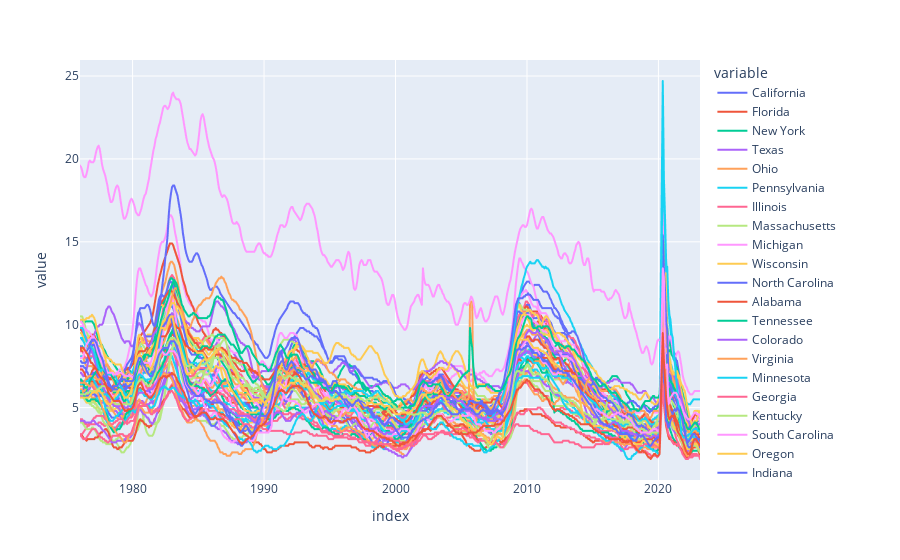

The code cell stored with this chart in its notebook:
### Code cell
px.line(uemp_states)

### Figure 1 — Plotly figure (JSON) as saved in the notebook; plotly's stock layout.template omitted (floating-point values rounded to 4 significant figures; data arrays with more than 128 entries replaced by an {"elided": "..."} marker saying what was removed)
{"data": [{"hovertemplate": "variable=California<br>index=%{x}<br>value=%{y}<extra></extra>", "legendgroup": "California", "line": {"color": "#636efa", "dash": "solid"}, "marker": {"symbol": "circle"}, "mode": "lines", "name": "California", "showlegend": true, "type": "scattergl", "x": {"elided": "565 str values"}, "xaxis": "x", "y": {"elided": "565 float values"}, "yaxis": "y"}, {"hovertemplate": "variable=Florida<br>index=%{x}<br>value=%{y}<extra></extra>", "legendgroup": "Florida", "line": {"color": "#EF553B", "dash": "solid"}, "marker": {"symbol": "circle"}, "mode": "lines", "name": "Florida", "showlegend": true, "type": "scattergl", "x": {"elided": "565 str values"}, "xaxis": "x", "y": {"elided": "565 float values"}, "yaxis": "y"}, {"hovertemplate": "variable=New York<br>index=%{x}<br>value=%{y}<extra></extra>", "legendgroup": "New York", "line": {"color": "#00cc96", "dash": "solid"}, "marker": {"symbol": "circle"}, "mode": "lines", "name": "New York", "showlegend": true, "type": "scattergl", "x": {"elided": "565 str values"}, "xaxis": "x", "y": {"elided": "565 float values"}, "yaxis": "y"}, {"hovertemplate": "variable=Texas<br>index=%{x}<br>value=%{y}<extra></extra>", "legendgroup": "Texas", "line": {"color": "#ab63fa", "dash": "solid"}, "marker": {"symbol": "circle"}, "mode": "lines", "name": "Texas", "showlegend": true, "type": "scattergl", "x": {"elided": "565 str values"}, "xaxis": "x", "y": {"elided": "565 float values"}, "yaxis": "y"}, {"hovertemplate": "variable=Ohio<br>index=%{x}<br>value=%{y}<extra></extra>", "legendgroup": "Ohio", "line": {"color": "#FFA15A", "dash": "solid"}, "marker": {"symbol": "circle"}, "mode": "lines", "name": "Ohio", "showlegend": true, "type": "scattergl", "x": {"elided": "565 str values"}, "xaxis": "x", "y": {"elided": "565 float values"}, "yaxis": "y"}, {"hovertemplate": "variable=Pennsylvania<br>index=%{x}<br>value=%{y}<extra></extra>", "legendgroup": "Pennsylvania", "line": {"color": "#19d3f3", "dash": "solid"}, "marker": {"symbol": "circle"}, "mode": "lines", "name": "Pennsylvania", "showlegend": true, "type": "scattergl", "x": {"elided": "565 str values"}, "xaxis": "x", "y": {"elided": "565 float values"}, "yaxis": "y"}, {"hovertemplate": "variable=Illinois<br>index=%{x}<br>value=%{y}<extra></extra>", "legendgroup": "Illinois", "line": {"color": "#FF6692", "dash": "solid"}, "marker": {"symbol": "circle"}, "mode": "lines", "name": "Illinois", "showlegend": true, "type": "scattergl", "x": {"elided": "565 str values"}, "xaxis": "x", "y": {"elided": "565 float values"}, "yaxis": "y"}, {"hovertemplate": "variable=Massachusetts<br>index=%{x}<br>value=%{y}<extra></extra>", "legendgroup": "Massachusetts", "line": {"color": "#B6E880", "dash": "solid"}, "marker": {"symbol": "circle"}, "mode": "lines", "name": "Massachusetts", "showlegend": true, "type": "scattergl", "x": {"elided": "565 str values"}, "xaxis": "x", "y": {"elided": "565 float values"}, "yaxis": "y"}, {"hovertemplate": "variable=Michigan<br>index=%{x}<br>value=%{y}<extra></extra>", "legendgroup": "Michigan", "line": {"color": "#FF97FF", "dash": "solid"}, "marker": {"symbol": "circle"}, "mode": "lines", "name": "Michigan", "showlegend": true, "type": "scattergl", "x": {"elided": "565 str values"}, "xaxis": "x", "y": {"elided": "565 float values"}, "yaxis": "y"}, {"hovertemplate": "variable=Wisconsin<br>index=%{x}<br>value=%{y}<extra></extra>", "legendgroup": "Wisconsin", "line": {"color": "#FECB52", "dash": "solid"}, "marker": {"symbol": "circle"}, "mode": "lines", "name": "Wisconsin", "showlegend": true, "type": "scattergl", "x": {"elided": "565 str values"}, "xaxis": "x", "y": {"elided": "565 float values"}, "yaxis": "y"}, {"hovertemplate": "variable=North Carolina<br>index=%{x}<br>value=%{y}<extra></extra>", "legendgroup": "North Carolina", "line": {"color": "#636efa", "dash": "solid"}, "marker": {"symbol": "circle"}, "mode": "lines", "name": "North Carolina", "showlegend": true, "type": "scattergl", "x": {"elided": "565 str values"}, "xaxis": "x", "y": {"elided": "565 float values"}, "yaxis": "y"}, {"hovertemplate": "variable=Alabama<br>index=%{x}<br>value=%{y}<extra></extra>", "legendgroup": "Alabama", "line": {"color": "#EF553B", "dash": "solid"}, "marker": {"symbol": "circle"}, "mode": "lines", "name": "Alabama", "showlegend": true, "type": "scattergl", "x": {"elided": "565 str values"}, "xaxis": "x", "y": {"elided": "565 float values"}, "yaxis": "y"}, {"hovertemplate": "variable=Tennessee<br>index=%{x}<br>value=%{y}<extra></extra>", "legendgroup": "Tennessee", "line": {"color": "#00cc96", "dash": "solid"}, "marker": {"symbol": "circle"}, "mode": "lines", "name": "Tennessee", "showlegend": true, "type": "scattergl", "x": {"elided": "565 str values"}, "xaxis": "x", "y": {"elided": "565 float values"}, "yaxis": "y"}, {"hovertemplate": "variable=Colorado<br>index=%{x}<br>value=%{y}<extra></extra>", "legendgroup": "Colorado", "line": {"color": "#ab63fa", "dash": "solid"}, "marker": {"symbol": "circle"}, "mode": "lines", "name": "Colorado", "showlegend": true, "type": "scattergl", "x": {"elided": "565 str values"}, "xaxis": "x", "y": {"elided": "565 float values"}, "yaxis": "y"}, {"hovertemplate": "variable=Virginia<br>index=%{x}<br>value=%{y}<extra></extra>", "legendgroup": "Virginia", "line": {"color": "#FFA15A", "dash": "solid"}, "marker": {"symbol": "circle"}, "mode": "lines", "name": "Virginia", "showlegend": true, "type": "scattergl", "x": {"elided": "565 str values"}, "xaxis": "x", "y": {"elided": "565 float values"}, "yaxis": "y"}, {"hovertemplate": "variable=Minnesota<br>index=%{x}<br>value=%{y}<extra></extra>", "legendgroup": "Minnesota", "line": {"color": "#19d3f3", "dash": "solid"}, "marker": {"symbol": "circle"}, "mode": "lines", "name": "Minnesota", "showlegend": true, "type": "scattergl", "x": {"elided": "565 str values"}, "xaxis": "x", "y": {"elided": "565 float values"}, "yaxis": "y"}, {"hovertemplate": "variable=Georgia<br>index=%{x}<br>value=%{y}<extra></extra>", "legendgroup": "Georgia", "line": {"color": "#FF6692", "dash": "solid"}, "marker": {"symbol": "circle"}, "mode": "lines", "name": "Georgia", "showlegend": true, "type": "scattergl", "x": {"elided": "565 str values"}, "xaxis": "x", "y": {"elided": "565 float values"}, "yaxis": "y"}, {"hovertemplate": "variable=Kentucky<br>index=%{x}<br>value=%{y}<extra></extra>", "legendgroup": "Kentucky", "line": {"color": "#B6E880", "dash": "solid"}, "marker": {"symbol": "circle"}, "mode": "lines", "name": "Kentucky", "showlegend": true, "type": "scattergl", "x": {"elided": "565 str values"}, "xaxis": "x", "y": {"elided": "565 float values"}, "yaxis": "y"}, {"hovertemplate": "variable=South Carolina<br>index=%{x}<br>value=%{y}<extra></extra>", "legendgroup": "South Carolina", "line": {"color": "#FF97FF", "dash": "solid"}, "marker": {"symbol": "circle"}, "mode": "lines", "name": "South Carolina", "showlegend": true, "type": "scattergl", "x": {"elided": "565 str values"}, "xaxis": "x", "y": {"elided": "565 float values"}, "yaxis": "y"}, {"hovertemplate": "variable=Oregon<br>index=%{x}<br>value=%{y}<extra></extra>", "legendgroup": "Oregon", "line": {"color": "#FECB52", "dash": "solid"}, "marker": {"symbol": "circle"}, "mode": "lines", "name": "Oregon", "showlegend": true, "type": "scattergl", "x": {"elided": "565 str values"}, "xaxis": "x", "y": {"elided": "565 float values"}, "yaxis": "y"}, {"hovertemplate": "variable=Indiana<br>index=%{x}<br>value=%{y}<extra></extra>", "legendgroup": "Indiana", "line": {"color": "#636efa", "dash": "solid"}, "marker": {"symbol": "circle"}, "mode": "lines", "name": "Indiana", "showlegend": true, "type": "scattergl", "x": {"elided": "565 str values"}, "xaxis": "x", "y": {"elided": "565 float values"}, "yaxis": "y"}, {"hovertemplate": "variable=Washington<br>index=%{x}<br>value=%{y}<extra></extra>", "legendgroup": "Washington", "line": {"color": "#EF553B", "dash": "solid"}, "marker": {"symbol": "circle"}, "mode": "lines", "name": "Washington", "showlegend": true, "type": "scattergl", "x": {"elided": "565 str values"}, "xaxis": "x", "y": {"elided": "565 float values"}, "yaxis": "y"}, {"hovertemplate": "variable=New Mexico<br>index=%{x}<br>value=%{y}<extra></extra>", "legendgroup": "New Mexico", "line": {"color": "#00cc96", "dash": "solid"}, "marker": {"symbol": "circle"}, "mode": "lines", "name": "New Mexico", "showlegend": true, "type": "scattergl", "x": {"elided": "565 str values"}, "xaxis": "x", "y": {"elided": "565 float values"}, "yaxis": "y"}, {"hovertemplate": "variable=Alaska<br>index=%{x}<br>value=%{y}<extra></extra>", "legendgroup": "Alaska", "line": {"color": "#ab63fa", "dash": "solid"}, "marker": {"symbol": "circle"}, "mode": "lines", "name": "Alaska", "showlegend": true, "type": "scattergl", "x": {"elided": "565 str values"}, "xaxis": "x", "y": {"elided": "565 float values"}, "yaxis": "y"}, {"hovertemplate": "variable=Missouri<br>index=%{x}<br>value=%{y}<extra></extra>", "legendgroup": "Missouri", "line": {"color": "#FFA15A", "dash": "solid"}, "marker": {"symbol": "circle"}, "mode": "lines", "name": "Missouri", "showlegend": true, "type": "scattergl", "x": {"elided": "565 str values"}, "xaxis": "x", "y": {"elided": "565 float values"}, "yaxis": "y"}, {"hovertemplate": "variable=Nevada<br>index=%{x}<br>value=%{y}<extra></extra>", "legendgroup": "Nevada", "line": {"color": "#19d3f3", "dash": "solid"}, "marker": {"symbol": "circle"}, "mode": "lines", "name": "Nevada", "showlegend": true, "type": "scattergl", "x": {"elided": "565 str values"}, "xaxis": "x", "y": {"elided": "565 float values"}, "yaxis": "y"}, {"hovertemplate": "variable=Iowa<br>index=%{x}<br>value=%{y}<extra></extra>", "legendgroup": "Iowa", "line": {"color": "#FF6692", "dash": "solid"}, "marker": {"symbol": "circle"}, "mode": "lines", "name": "Iowa", "showlegend": true, "type": "scattergl", "x": {"elided": "565 str values"}, "xaxis": "x", "y": {"elided": "565 float values"}, "yaxis": "y"}, {"hovertemplate": "variable=Oklahoma<br>index=%{x}<br>value=%{y}<extra></extra>", "legendgroup": "Oklahoma", "line": {"color": "#B6E880", "dash": "solid"}, "marker": {"symbol": "circle"}, "mode": "lines", "name": "Oklahoma", "showlegend": true, "type": "scattergl", "x": {"elided": "565 str values"}, "xaxis": "x", "y": {"elided": "565 float values"}, "yaxis": "y"}, {"hovertemplate": "variable=Arizona<br>index=%{x}<br>value=%{y}<extra></extra>", "legendgroup": "Arizona", "line": {"color": "#FF97FF", "dash": "solid"}, "marker": {"symbol": "circle"}, "mode": "lines", "name": "Arizona", "showlegend": true, "type": "scattergl", "x": {"elided": "565 str values"}, "xaxis": "x", "y": {"elided": "565 float values"}, "yaxis": "y"}, {"hovertemplate": "variable=New Jersey<br>index=%{x}<br>value=%{y}<extra></extra>", "legendgroup": "New Jersey", "line": {"color": "#FECB52", "dash": "solid"}, "marker": {"symbol": "circle"}, "mode": "lines", "name": "New Jersey", "showlegend": true, "type": "scattergl", "x": {"elided": "565 str values"}, "xaxis": "x", "y": {"elided": "565 float values"}, "yaxis": "y"}, {"hovertemplate": "variable=West Virginia<br>index=%{x}<br>value=%{y}<extra></extra>", "legendgroup": "West Virginia", "line": {"color": "#636efa", "dash": "solid"}, "marker": {"symbol": "circle"}, "mode": "lines", "name": "West Virginia", "showlegend": true, "type": "scattergl", "x": {"elided": "565 str values"}, "xaxis": "x", "y": {"elided": "565 float values"}, "yaxis": "y"}, {"hovertemplate": "variable=Arkansas<br>index=%{x}<br>value=%{y}<extra></extra>", "legendgroup": "Arkansas", "line": {"color": "#EF553B", "dash": "solid"}, "marker": {"symbol": "circle"}, "mode": "lines", "name": "Arkansas", "showlegend": true, "type": "scattergl", "x": {"elided": "565 str values"}, "xaxis": "x", "y": {"elided": "565 float values"}, "yaxis": "y"}, {"hovertemplate": "variable=Utah<br>index=%{x}<br>value=%{y}<extra></extra>", "legendgroup": "Utah", "line": {"color": "#00cc96", "dash": "solid"}, "marker": {"symbol": "circle"}, "mode": "lines", "name": "Utah", "showlegend": true, "type": "scattergl", "x": {"elided": "565 str values"}, "xaxis": "x", "y": {"elided": "565 float values"}, "yaxis": "y"}, {"hovertemplate": "variable=Connecticut<br>index=%{x}<br>value=%{y}<extra></extra>", "legendgroup": "Connecticut", "line": {"color": "#ab63fa", "dash": "solid"}, "marker": {"symbol": "circle"}, "mode": "lines", "name": "Connecticut", "showlegend": true, "type": "scattergl", "x": {"elided": "565 str values"}, "xaxis": "x", "y": {"elided": "565 float values"}, "yaxis": "y"}, {"hovertemplate": "variable=Louisiana<br>index=%{x}<br>value=%{y}<extra></extra>", "legendgroup": "Louisiana", "line": {"color": "#FFA15A", "dash": "solid"}, "marker": {"symbol": "circle"}, "mode": "lines", "name": "Louisiana", "showlegend": true, "type": "scattergl", "x": {"elided": "565 str values"}, "xaxis": "x", "y": {"elided": "565 float values"}, "yaxis": "y"}, {"hovertemplate": "variable=Maryland<br>index=%{x}<br>value=%{y}<extra></extra>", "legendgroup": "Maryland", "line": {"color": "#19d3f3", "dash": "solid"}, "marker": {"symbol": "circle"}, "mode": "lines", "name": "Maryland", "showlegend": true, "type": "scattergl", "x": {"elided": "565 str values"}, "xaxis": "x", "y": {"elided": "565 float values"}, "yaxis": "y"}, {"hovertemplate": "variable=North Dakota<br>index=%{x}<br>value=%{y}<extra></extra>", "legendgroup": "North Dakota", "line": {"color": "#FF6692", "dash": "solid"}, "marker": {"symbol": "circle"}, "mode": "lines", "name": "North Dakota", "showlegend": true, "type": "scattergl", "x": {"elided": "565 str values"}, "xaxis": "x", "y": {"elided": "565 float values"}, "yaxis": "y"}, {"hovertemplate": "variable=Wyoming<br>index=%{x}<br>value=%{y}<extra></extra>", "legendgroup": "Wyoming", "line": {"color": "#B6E880", "dash": "solid"}, "marker": {"symbol": "circle"}, "mode": "lines", "name": "Wyoming", "showlegend": true, "type": "scattergl", "x": {"elided": "565 str values"}, "xaxis": "x", "y": {"elided": "565 float values"}, "yaxis": "y"}, {"hovertemplate": "variable=Puerto Rico<br>index=%{x}<br>value=%{y}<extra></extra>", "legendgroup": "Puerto Rico", "line": {"color": "#FF97FF", "dash": "solid"}, "marker": {"symbol": "circle"}, "mode": "lines", "name": "Puerto Rico", "showlegend": true, "type": "scattergl", "x": {"elided": "565 str values"}, "xaxis": "x", "y": {"elided": "565 float values"}, "yaxis": "y"}, {"hovertemplate": "variable=the District of Columbia<br>index=%{x}<br>value=%{y}<extra></extra>", "legendgroup": "the District of Columbia", "line": {"color": "#FECB52", "dash": "solid"}, "marker": {"symbol": "circle"}, "mode": "lines", "name": "the District of Columbia", "showlegend": true, "type": "scattergl", "x": {"elided": "565 str values"}, "xaxis": "x", "y": {"elided": "565 float values"}, "yaxis": "y"}, {"hovertemplate": "variable=Rhode Island<br>index=%{x}<br>value=%{y}<extra></extra>", "legendgroup": "Rhode Island", "line": {"color": "#636efa", "dash": "solid"}, "marker": {"symbol": "circle"}, "mode": "lines", "name": "Rhode Island", "showlegend": true, "type": "scattergl", "x": {"elided": "565 str values"}, "xaxis": "x", "y": {"elided": "565 float values"}, "yaxis": "y"}, {"hovertemplate": "variable=Nebraska<br>index=%{x}<br>value=%{y}<extra></extra>", "legendgroup": "Nebraska", "line": {"color": "#EF553B", "dash": "solid"}, "marker": {"symbol": "circle"}, "mode": "lines", "name": "Nebraska", "showlegend": true, "type": "scattergl", "x": {"elided": "565 str values"}, "xaxis": "x", "y": {"elided": "565 float values"}, "yaxis": "y"}, {"hovertemplate": "variable=Mississippi<br>index=%{x}<br>value=%{y}<extra></extra>", "legendgroup": "Mississippi", "line": {"color": "#00cc96", "dash": "solid"}, "marker": {"symbol": "circle"}, "mode": "lines", "name": "Mississippi", "showlegend": true, "type": "scattergl", "x": {"elided": "565 str values"}, "xaxis": "x", "y": {"elided": "565 float values"}, "yaxis": "y"}, {"hovertemplate": "variable=Kansas<br>index=%{x}<br>value=%{y}<extra></extra>", "legendgroup": "Kansas", "line": {"color": "#ab63fa", "dash": "solid"}, "marker": {"symbol": "circle"}, "mode": "lines", "name": "Kansas", "showlegend": true, "type": "scattergl", "x": {"elided": "565 str values"}, "xaxis": "x", "y": {"elided": "565 float values"}, "yaxis": "y"}, {"hovertemplate": "variable=New Hampshire<br>index=%{x}<br>value=%{y}<extra></extra>", "legendgroup": "New Hampshire", "line": {"color": "#FFA15A", "dash": "solid"}, "marker": {"symbol": "circle"}, "mode": "lines", "name": "New Hampshire", "showlegend": true, "type": "scattergl", "x": {"elided": "565 str values"}, "xaxis": "x", "y": {"elided": "565 float values"}, "yaxis": "y"}, {"hovertemplate": "variable=Hawaii<br>index=%{x}<br>value=%{y}<extra></extra>", "legendgroup": "Hawaii", "line": {"color": "#19d3f3", "dash": "solid"}, "marker": {"symbol": "circle"}, "mode": "lines", "name": "Hawaii", "showlegend": true, "type": "scattergl", "x": {"elided": "565 str values"}, "xaxis": "x", "y": {"elided": "565 float values"}, "yaxis": "y"}, {"hovertemplate": "variable=South Dakota<br>index=%{x}<br>value=%{y}<extra></extra>", "legendgroup": "South Dakota", "line": {"color": "#FF6692", "dash": "solid"}, "marker": {"symbol": "circle"}, "mode": "lines", "name": "South Dakota", "showlegend": true, "type": "scattergl", "x": {"elided": "565 str values"}, "xaxis": "x", "y": {"elided": "565 float values"}, "yaxis": "y"}, {"hovertemplate": "variable=Montana<br>index=%{x}<br>value=%{y}<extra></extra>", "legendgroup": "Montana", "line": {"color": "#B6E880", "dash": "solid"}, "marker": {"symbol": "circle"}, "mode": "lines", "name": "Montana", "showlegend": true, "type": "scattergl", "x": {"elided": "565 str values"}, "xaxis": "x", "y": {"elided": "565 float values"}, "yaxis": "y"}, {"hovertemplate": "variable=Delaware<br>index=%{x}<br>value=%{y}<extra></extra>", "legendgroup": "Delaware", "line": {"color": "#FF97FF", "dash": "solid"}, "marker": {"symbol": "circle"}, "mode": "lines", "name": "Delaware", "showlegend": true, "type": "scattergl", "x": {"elided": "565 str values"}, "xaxis": "x", "y": {"elided": "565 float values"}, "yaxis": "y"}, {"hovertemplate": "variable=Idaho<br>index=%{x}<br>value=%{y}<extra></extra>", "legendgroup": "Idaho", "line": {"color": "#FECB52", "dash": "solid"}, "marker": {"symbol": "circle"}, "mode": "lines", "name": "Idaho", "showlegend": true, "type": "scattergl", "x": {"elided": "565 str values"}, "xaxis": "x", "y": {"elided": "565 float values"}, "yaxis": "y"}, {"hovertemplate": "variable=Maine<br>index=%{x}<br>value=%{y}<extra></extra>", "legendgroup": "Maine", "line": {"color": "#636efa", "dash": "solid"}, "marker": {"symbol": "circle"}, "mode": "lines", "name": "Maine", "showlegend": true, "type": "scattergl", "x": {"elided": "565 str values"}, "xaxis": "x", "y": {"elided": "565 float values"}, "yaxis": "y"}, {"hovertemplate": "variable=Vermont<br>index=%{x}<br>value=%{y}<extra></extra>", "legendgroup": "Vermont", "line": {"color": "#EF553B", "dash": "solid"}, "marker": {"symbol": "circle"}, "mode": "lines", "name": "Vermont", "showlegend": true, "type": "scattergl", "x": {"elided": "565 str values"}, "xaxis": "x", "y": {"elided": "565 float values"}, "yaxis": "y"}], "layout": {"legend": {"title": {"text": "variable"}, "tracegroupgap": 0}, "margin": {"t": 60}, "xaxis": {"anchor": "y", "domain": [0, 1], "title": {"text": "index"}}, "yaxis": {"anchor": "x", "domain": [0, 1], "title": {"text": "value"}}}}
